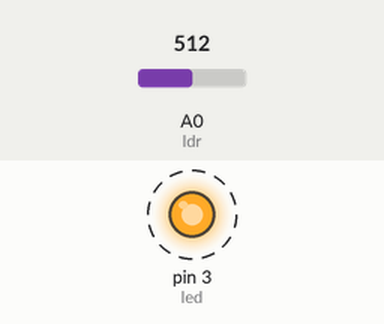
Recording of a sketch running on a simulated Arduino Uno, built with avr-gcc and run on an emulated ATmega328P. On the bench: output pins drawn as LEDs (lit = HIGH). Dashed ring = blinking. Inputs (shaded band) come from the test bench; at power-on: A0 (ldr) = 512. What the sketch prints to the serial monitor is not drawn.

Above: at 0.2 s.
Timing chart, 0 to 4.8 s (numbered marks = the images above):
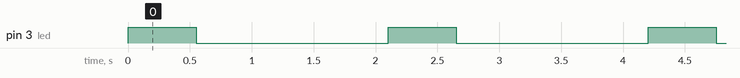

The sketch:

EXP_10_Frequency.ino
```cpp
int led=3;
int ldr=A0;

void setup(){
  Serial.begin(9600);
  pinMode(led,OUTPUT);
  }

void loop(){
  int sensorValue= analogRead(ldr);
  int blinkInterval=map(sensorValue,0,1023,1000,100);

  digitalWrite(led,HIGH);
  delay(blinkInterval);
  digitalWrite(led,LOW);
  delay(blinkInterval);

  Serial.print("Brightness: ");
  Serial.println(sensorValue);
  Serial.print(", Blink Interval: ");
  Serial.println(blinkInterval);

  delay(1000);
  }
```

Measured:
- by itself, pin 3 (led): alternates HIGH for 0.55 s and LOW for 1.6 s
